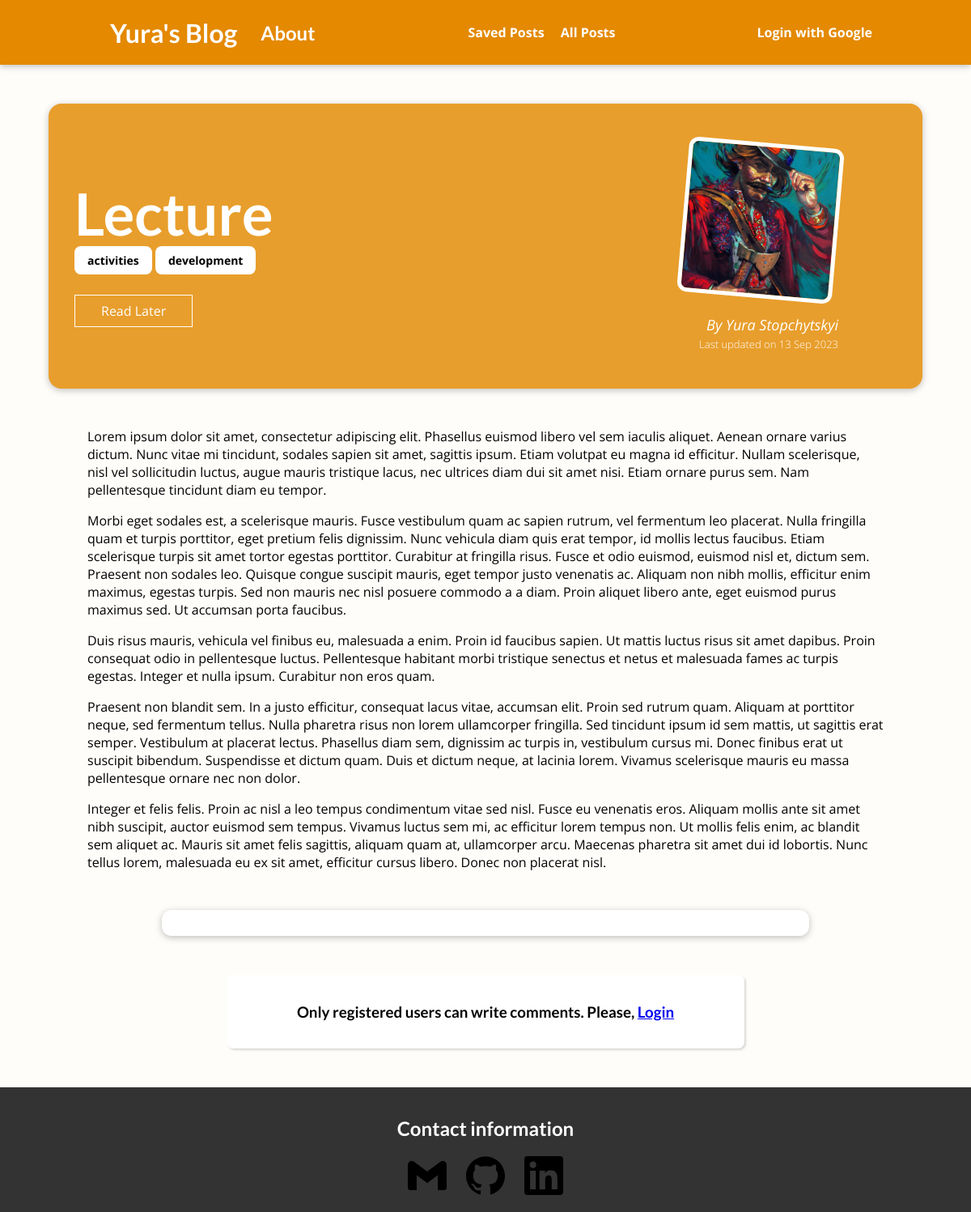
The app's page /posts/lecture, older data.
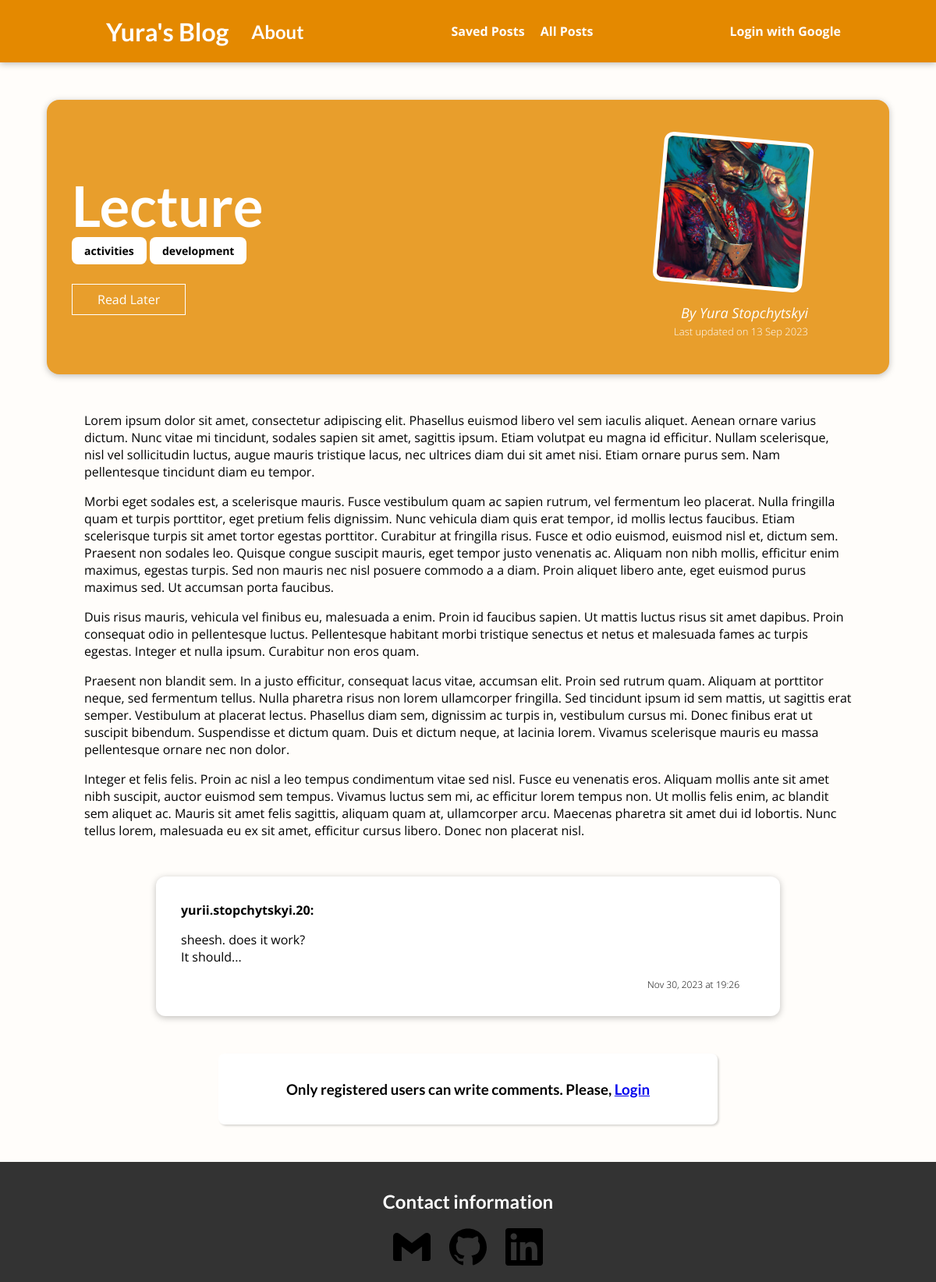
The same page, newer data.
### main_app/models.py (models this page shows, shortened)
class Post(models.Model):
    title = models.CharField(max_length=100)
    excerpt = models.CharField(max_length=150)
    image = models.ImageField(upload_to="posts", null=True)
    date = models.DateField(auto_now=True)
    slug = models.SlugField(unique=True, blank=True, null=False, db_index=True)
    content = models.TextField(validators=[MinLengthValidator(10)])
    author = models.ForeignKey(
        Author, on_delete=models.SET_NULL, null=True, related_name="posts"
    )
    tags = models.ManyToManyField(Tag)

class Tag(models.Model):
    caption = models.CharField(max_length=25)

class Author(models.Model):
    first_name = models.CharField(max_length=50)
    last_name = models.CharField(max_length=100)
    email_address = models.EmailField()
    def full_name(self):
        return f"{self.first_name} {self.last_name}"
    def __str__(self):
        return self.full_name()

class Comment(models.Model):
    comment = models.TextField(max_length=500)
    user_name = models.CharField(max_length=65)
    user_email = models.EmailField()
    date = models.DateTimeField(auto_now_add=True)
    post = models.ForeignKey(Post, on_delete=models.CASCADE, related_name="comments")
    class Meta:
        ordering = ["date"]

### main_app/views.py (the view, shortened to what this page needs)
# urls.py: path("posts/<slug:slug>", views.SinglePostView.as_view(), name="single-post"),
class SinglePostView(View):
    def is_saved_post(self, request, post_slug):
        if request.user.is_authenticated:
            username = request.user.username
            record = UserData.objects.get(username=username)
            stored_posts = record.stored_posts
        else:
            stored_posts = request.session.get("stored_posts")
        if stored_posts is not None:
            is_saved = post_slug in stored_posts
        else:
            is_saved = False
        return is_saved
    def get(self, request, slug):
        post = Post.objects.get(slug=slug)
        comments = Comment.objects.filter(post=post)
        context = {}
        context["post"] = post
        context["comments"] = comments.order_by("-date")
        context["comment_form"] = CommentForm()
        context["is_saved_post"] = self.is_saved_post(request, post.slug)
        return render(request, "main_app/post-detail.html", context)

### main_app/templates/main_app/post-detail.html (shortened to what this page needs)
{% extends 'base.html' %}
{% load static %}
{% load socialaccount %}
{% block css_files%}
    <link rel="stylesheet" href="{% static "main_app/post-detail.css" %}">
{% endblock %}
{% block content %}
    <section id="summary">
        <h2>{{ post.title }}</h2>
        <div>
            {% for tag in post.tags.all %}
                <span class="tag">{{ tag.caption }}</span>
            {% endfor %}
        </div>
        <div id="read-later">
            <form action="{% url "read-later" %}" method="POST">
                {% if is_saved_post %}
                    <button>Remove From Saved</button>
                {% else %}
                    <button>Read Later</button>
                {% endif %}
            </form>
        </div>
        <article>
            <img src="{{ post.image.url }}" alt="{{ post.title }}">
            <div>
                <address>By <a href="mailto:{{ post.author.email_address }}">{{ post.author }}</a></address>
            </div>
            <div>
                <time>Last updated on {{ post.date|date:"d M Y" }}</time>
            </div>
        </article>
    </section>
    <main>
        <p>
        {{ post.content|linebreaks }}
        </p>
    </main>
    <section id="comments">
        <ul>
            {% for comment in comments %}
                <li>
                    <p><span>{{ comment.user_name }}:</span> {{ comment.comment|linebreaks }}</p>
                    <div id="comment-date">
                        <time class="comment-time">{{ comment.date|date:"M d, Y" }} at {{ comment.date|date:"H:i" }}</time>
                    </div>
                </li>
            {% endfor %}
        </ul>
    </section>
    <section id="comment-form">
        {% if user.is_authenticated %}
            <form action="{% url "single-post" post.slug %}" method="POST">
                {% csrf_token %}
                {% for form_field in comment_form %}
                    <div class="form-control {% if form_field.errors %}invalid{% endif %}">
                        {{ form_field.label_tag }}
                        {{ form_field }}
                        {{ form_field.errors }}
                    </div>
                {% endfor %}
                <button>Save Comment</button>
            </form>
        {% else %}
            <h3>Only registered users can write comments. Please,
                <a href="{% provider_login_url "google" %}?next={% url "single-post" post.slug %}">Login</a></h3>
        {% endif %}
    </section>
{% endblock %}

### templates/base.html (shortened to what this page needs)
{% load static %}
{% load socialaccount %}
<!DOCTYPE html>
<html lang="en">
<head>
    <link rel="stylesheet" href="{% static "app.css" %}">
    {% block css_files %}{% endblock %}
</head>
<body>
    <header id="main-navigation">
        <div>
            <h1><a href="{% url "starting-page" %}">Yura's Blog</a></h1>
        </div>
        <div class="about-div">
            <h2><a href="{% url "about" %}">About</a></h2>
        </div>
        <nav>
            <a href="{% url "read-later" %}">Saved Posts</a>
            <a href="{% url "all-posts"%}">All Posts</a>
        </nav>
        <div>
            {% if user.is_authenticated %}
                <p class="user-name">Hi, {{ user.username }}</p>
                <a class="login-logout" href="{% url "logout" %}">Logout</a>
            {% else %}
                <a class="login-logout" href="{% provider_login_url "google" %}">Login with Google</a>
            {% endif %}
        </div>
    </header>
    {% block content %}{% endblock %}
    <footer>
        <h2>Contact information</h2>
        <ul>
            <li><a href="mailto:yura.gavriley@gmail.com"><img src="{% static "icons/gmail.svg" %}"></a></li>
            <li><a href="https://github.com/YuraGavriley"><img src="{% static "icons/github.svg" %}"></a></li>
            <li><a href="https://linkedin.com/in/yurii-stopchytskyi"><img src="{% static "icons/linkedin.svg" %}"></a></li>
        </ul>
    </footer>
</body>
</html>

### static/app.css (style rules this page uses)
* { box-sizing: border-box; }
html { font-family: 'Open Sans', 'Lato', sans-serif; }
body { margin: 0; }
h1, h2, h3 { font-family: 'Lato', sans-serif; font-weight: bold; }
#main-navigation { width: 100%; height: 5rem; display: flex; justify-content: space-between; align-items: center; padding: 0 10%; position: absolute; top: 0; left: 0; }
#main-navigation a { text-decoration: none; color: white; font-weight: bold; margin-left: 1rem; }
#main-navigation .login-logout { margin: 0; padding-left: 2px; padding-right: 2px; }
.about-div { margin-left: -10rem; }
footer { background-color: #333; color: white; padding: 1rem 3rem; text-align: center; }
footer ul { list-style-type: none; margin: 0; padding: 0; }
footer li { display: inline; margin-right: 20px; }
footer li:last-of-type { margin: 0; }
footer img { height: 3rem; width: 3rem; }

### main_app/static/main_app/post-detail.css (style rules this page uses)
body { background-color: #FFFDFA; }
#main-navigation { background-color: #E48900; box-shadow: 0 2px 8px rgba(0, 0, 0, 0.25); }
#summary { margin: 8rem auto 3rem auto; padding: 2rem; width: 90%; max-width: 90rem; border-radius: 16px; background-color: #E89E2C; position: relative; box-shadow: 0 2px 8px rgba(0, 0, 0, 0.25); height: 22rem; }
#summary h2 { color: white; font-size: 4.5rem; margin-bottom: 0.25rem; }
#summary article { position: absolute; top: 2rem; right: 4.5rem; padding: 1rem 2rem; border-radius: 12px; text-align: right; color: white; }
#summary article img { width: 12rem; height: 12rem; object-fit: cover; border-radius: 12px; transform: rotateZ(5deg); border: 5px solid white; margin-bottom: 1rem; }
#summary address { font-size: 18px; }
#summary a { color: white; font-style: italic; text-decoration: none; }
#summary time { font-weight: lighter; font-size: 13px; }
#read-later { margin: 2rem 0; }
#read-later button { background-color: transparent; border: 1px solid white; padding: 0.5rem 2rem; font: inherit; color: white; cursor: pointer; }
main { width: 90%; max-width: 90rem; margin: 3rem auto; background-color: #FFFDFA; padding: 0 3rem; }
.tag { background-color: white; color: black; padding: 0.5rem 1rem; border-radius: 8px; font-size: 14px; font-weight: bold; }
#comment-form { margin: 3rem auto; width: 90%; max-width: 40rem; border-radius: 8px; background-color: white; box-shadow: 1.95px 1.95px 2.6px rgba(0, 0, 0, 0.15); padding: 1rem 2rem; }
#comment-form h3 { text-align: center; }
#comments { margin: 3rem auto; width: 90%; max-width: 50rem; border-radius: 12px; background-color: white; box-shadow: 0 2px 8px rgba(0, 0, 0, 0.25); padding: 1rem 2rem; }
#comments p span { font-weight: bolder; }
#comments ul { list-style: none; margin: 0; padding: 0; }
#comments li { margin-bottom: 1rem; border-bottom: 2px solid #ccc; }
#comments li:last-of-type { border-bottom: none; }
#comment-date { font-weight: lighter; font-size: 12px; padding-right: 20px; margin-bottom: 5px; text-align: right; }

Row changes from the older to the newer data that the page shows:
added Comment: user_name "yurii.stopchytskyi.20", comment "sheesh. does it work? It should...", date "Nov 30, 2023", date "19:26"
